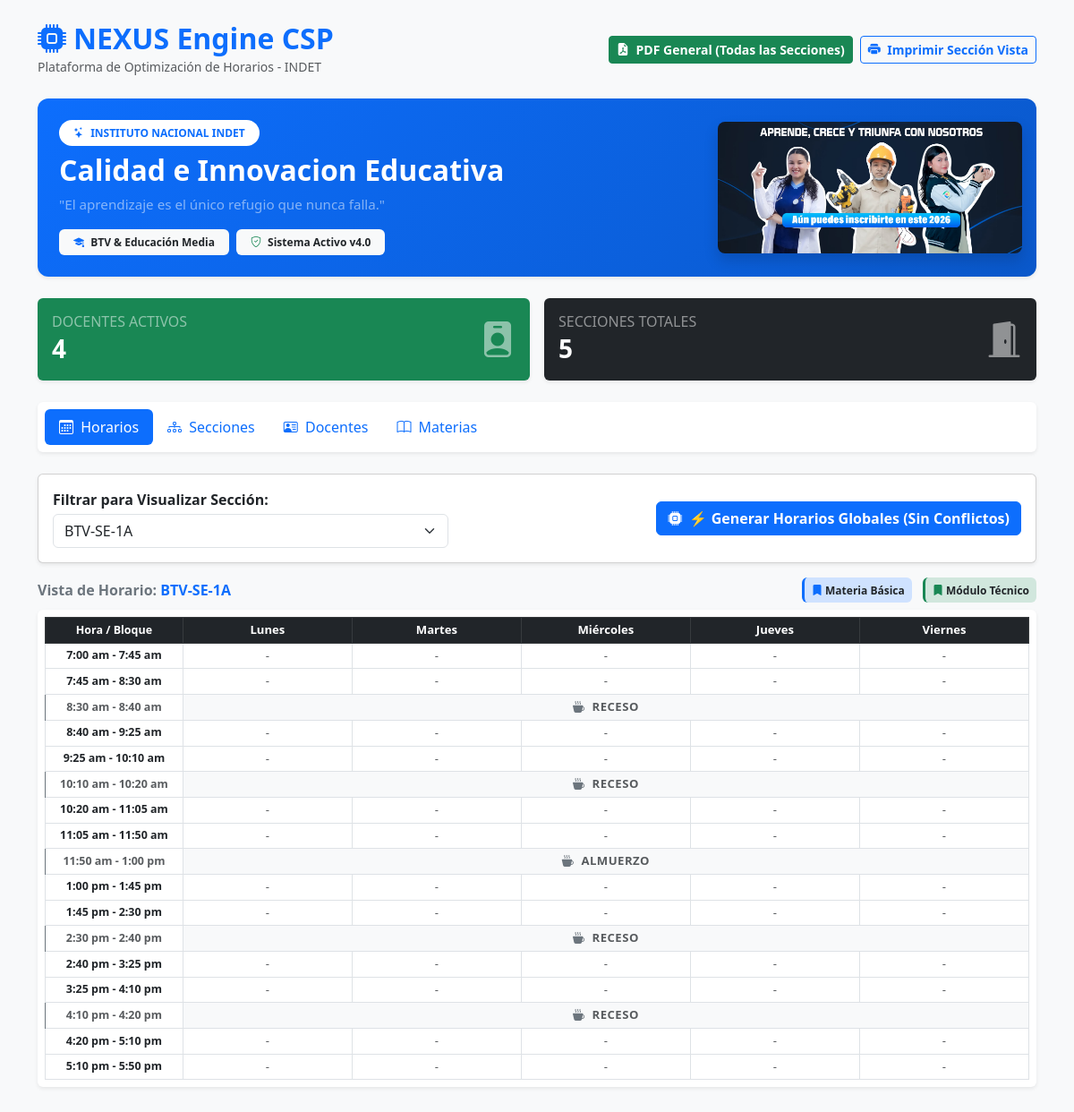
Before: / with the older database file.
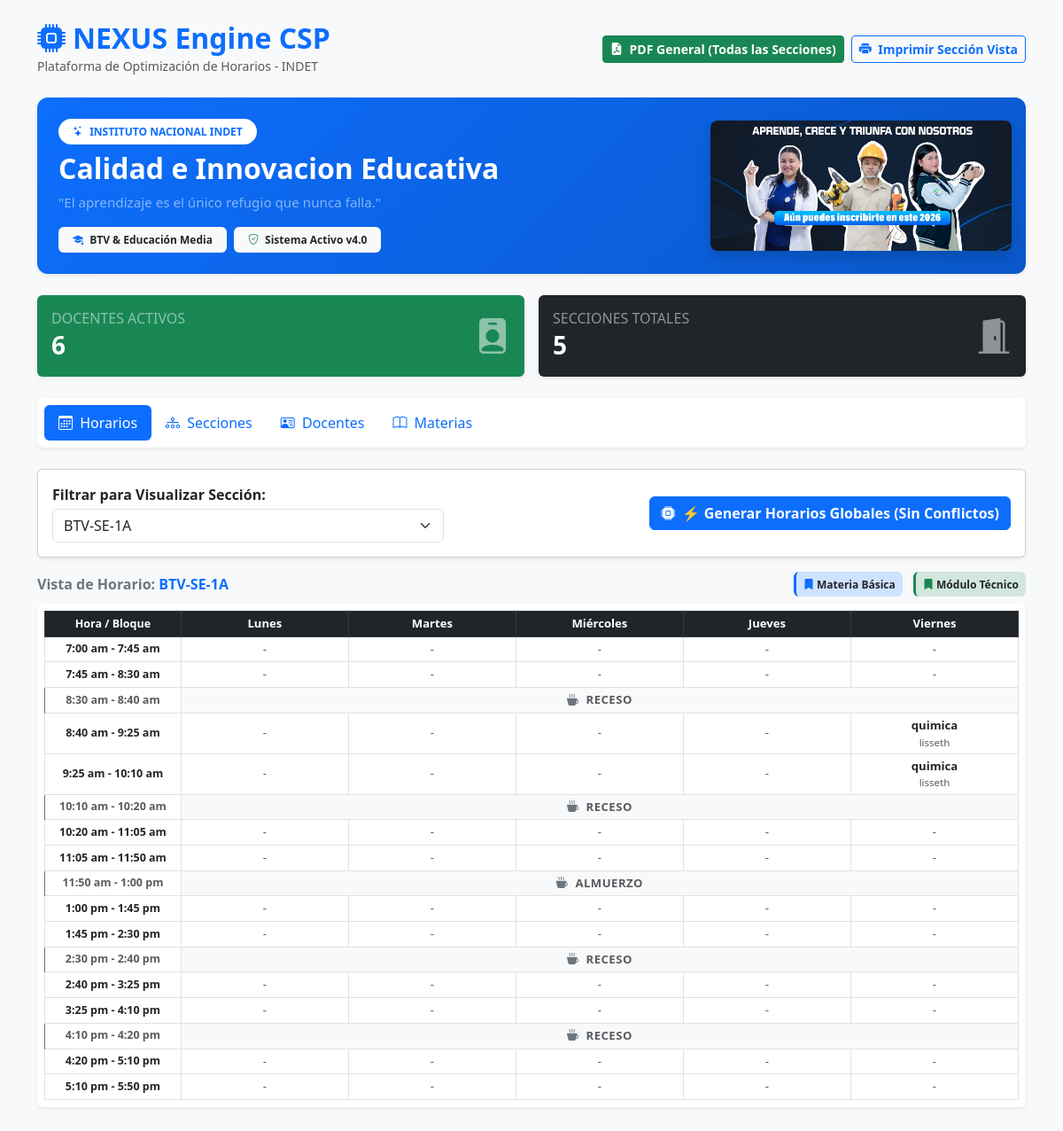
After: the same page with the newer database file.
### modulo_horarios/main.py (models this page shows)
class Seccion(SQLModel, table=True):
    id: Optional[int] = Field(default=None, primary_key=True)
    nombre: str
    modalidad: str
    anio: str

class Materia(SQLModel, table=True):
    id: Optional[int] = Field(default=None, primary_key=True)
    nombre: str
    tipo: str  # 'Básica' o 'Modular'

class Docente(SQLModel, table=True):
    id: Optional[int] = Field(default=None, primary_key=True)
    nombre: str
    correo_institucional: str
    turno_preferente: str
    dias_matutino: Optional[str] = None
    dias_vespertino: Optional[str] = None

### modulo_horarios/main.py (the view)
@app.get("/", response_class=HTMLResponse)
def index(
        request: Request,
        seccion_seleccionada: Optional[str] = None,
        seccion_estudiante: Optional[str] = None,
        session: Session = Depends(get_session)
):
    secciones = session.exec(select(Seccion)).all()
    lista_secciones = [s.nombre for s in secciones]
    seccion_actual = seccion_seleccionada if seccion_seleccionada else (
        lista_secciones[0] if lista_secciones else "Sin Secciones")
    sec_obj = session.exec(select(Seccion).where(Seccion.nombre == seccion_actual)).first()
    mantenimiento_dias = [
        ("lunes", "Lunes"),
        ("martes", "Martes"),
        ("miercoles", "Miércoles"),
        ("jueves", "Jueves"),
        ("viernes", "Viernes")
    ]
    tabla_horario = []
    for b in MEDIOS_BLOQUES:
        fila = {
            "hora": b["hora"],
            "es_pausa": b.get("es_pausa", False),
            "tipo_pausa": b.get("tipo_pausa", "")
        }
        for dia_clave, dia_bd in mantenimiento_dias:
            clase_data = {"materia": "-", "docente": "-", "tipo": "ninguno"}
            if sec_obj and not b.get("es_pausa"):
                clase = session.exec(
                    select(Horario).where(
                        Horario.seccion_id == sec_obj.id,
                        Horario.dia == dia_bd,
                        Horario.bloque_id == b["id"]
                    )
                ).first()
                if clase:
                    doc = session.get(Docente, clase.docente_id)
                    mat = session.get(Materia, clase.materia_id)
                    clase_data = {
                        "materia": mat.nombre if mat else "Desconocida",
                        "docente": doc.nombre if doc else "Desconocido",
                        "tipo": mat.tipo if mat else "Básica"
                    }
            fila[dia_clave] = clase_data
        tabla_horario.append(fila)
    docentes = session.exec(select(Docente)).all()
    materias = session.exec(select(Materia)).all()
    query_estudiantes = select(Estudiante)
    if seccion_estudiante and seccion_estudiante != "Todas":
        query_estudiantes = query_estudiantes.where(Estudiante.seccion == seccion_estudiante)
    estudiantes = session.exec(query_estudiantes).all()
    total_estudiantes_registrados = len(session.exec(select(Estudiante)).all())
    docentes_con_cargas = []
    for d in docentes:
        cargas_doc = session.exec(select(CargaAcademica).where(CargaAcademica.docente_id == d.id)).all()
        cargas_info = []
        for c in cargas_doc:
            s_item = session.get(Seccion, c.seccion_id)
            m_item = session.get(Materia, c.materia_id)
            cargas_info.append({
                "seccion": s_item,
                "materia": m_item,
                "medios_bloques_semanales": c.horas_semanales
            })
        docentes_con_cargas.append({
            "id": d.id,
            "nombre": d.nombre,
            "correo_institucional": d.correo_institucional,
            "turno_preferente": d.turno_preferente,
            "cargas": cargas_info
        })
    contexto = {
        "usuario": "admin",
        "rol": "Admin",
        "username": "admin",
        "secciones": secciones,
        "lista_secciones": lista_secciones,
        "seccion_actual": seccion_actual,
        "seccion_estudiante_filtro": seccion_estudiante or "Todas",
        "tabla_horario": tabla_horario,
        "docentes": docentes_con_cargas,
        "materias": materias,
        "estudiantes": estudiantes,
        "total_estudiantes": total_estudiantes_registrados,
        "total_docentes": len(docentes),
        "total_secciones": len(secciones),
        "alerta_cruce": False
    }
    return templates.TemplateResponse(
        request=request,
        name="index.html",
        context=contexto
    )

### modulo_horarios/templates/index.html (shortened to what this page needs)
<!DOCTYPE html>
<html lang="es">
<head>
    <link href="https://cdn.jsdelivr.net/npm/bootstrap@5.3.0/dist/css/bootstrap.min.css" rel="stylesheet">
    <link rel="stylesheet" href="https://cdn.jsdelivr.net/npm/bootstrap-icons@1.11.3/font/bootstrap-icons.css">
</head>
<body class="bg-light">
<div class="container pb-5 pt-4">
    <div class="d-flex justify-content-between align-items-center mb-4 no-print">
        <div>
            <h1 class="h2 fw-bold text-primary mb-0"><i class="bi bi-cpu-fill me-2"></i>NEXUS Engine CSP</h1>
            <small class="text-muted">Plataforma de Optimización de Horarios - INDET</small>
        </div>
        <div class="d-flex gap-2">
            <a href="/exportar_pdf_todos" class="btn btn-success btn-sm fw-bold" target="_blank">
                <i class="bi bi-file-earmark-pdf-fill me-1"></i> PDF General (Todas las Secciones)
            </a>
            <button id="btnImprimirHorario" onclick="window.print()" class="btn btn-outline-primary btn-sm fw-bold">
                <i class="bi bi-printer-fill me-1"></i> Imprimir Sección Vista
            </button>
        </div>
    </div>
    <div class="card border-0 shadow-sm overflow-hidden mb-4 no-print" style="border-radius: 12px; background: linear-gradient(135deg, #0d6efd 0%, #0a58ca 100%);">
        <div class="row g-0 align-items-center">
            <div class="col-md-8 p-4 text-white">
                <span class="badge bg-white text-primary mb-2 fw-bold text-uppercase px-3 py-2 rounded-pill" style="font-size: 0.75rem;">
                    <i class="bi bi-stars me-1"></i> INSTITUTO NACIONAL INDET
                </span>
                <h2 class="fw-bold mb-2">Calidad e Innovacion Educativa</h2>
                <p class="mb-3 text-white-50 lead" style="font-size: 0.95rem;">
                    "El aprendizaje es el único refugio que nunca falla."
                </p>
                <div class="d-flex align-items-center gap-2">
                    <span class="badge bg-light text-dark py-2 px-3"><i class="bi bi-mortarboard-fill text-primary me-1"></i> BTV & Educación Media</span>
                    <span class="badge bg-light text-dark py-2 px-3"><i class="bi bi-shield-check text-success me-1"></i> Sistema Activo v4.0</span>
                </div>
            </div>
            <div class="col-md-4 d-none d-md-block text-center p-3">
                <img src="../static/especialidades.png" alt="Especialidades INDET" class="img-fluid rounded-3 shadow" style="max-height: 160px; object-fit: cover; width: 100%;">
            </div>
        </div>
    </div>
    <div class="row g-3 mb-4 no-print">
        <div class="col-md-6">
            <div class="card bg-success text-white shadow-sm p-3 border-0">
                <div class="d-flex justify-content-between align-items-center">
                    <div>
                        <h6 class="text-white-50 text-uppercase mb-1">Docentes Activos</h6>
                        <h3 class="fw-bold mb-0">{{ total_docentes }}</h3>
                    </div>
                    <i class="bi bi-person-badge-fill fs-1 text-white-50"></i>
                </div>
            </div>
        </div>
        <div class="col-md-6">
            <div class="card bg-dark text-white shadow-sm p-3 border-0">
                <div class="d-flex justify-content-between align-items-center">
                    <div>
                        <h6 class="text-white-50 text-uppercase mb-1">Secciones Totales</h6>
                        <h3 class="fw-bold mb-0">{{ total_secciones }}</h3>
                    </div>
                    <i class="bi bi-door-open-fill fs-1 text-white-50"></i>
                </div>
            </div>
        </div>
    </div>
    <ul class="nav nav-pills mb-3 bg-white p-2 rounded shadow-sm no-print" id="nexusTab" role="tablist">
        <li class="nav-item"><button class="nav-link active" id="horario-tab" data-bs-toggle="tab" data-bs-target="#horario" type="button"><i class="bi bi-calendar3 me-1"></i> Horarios</button></li>
        <li class="nav-item"><button class="nav-link" id="secciones-tab" data-bs-toggle="tab" data-bs-target="#secciones" type="button"><i class="bi bi-diagram-3 me-1"></i> Secciones</button></li>
        <li class="nav-item"><button class="nav-link" id="docentes-tab" data-bs-toggle="tab" data-bs-target="#docentes" type="button"><i class="bi bi-person-vcard me-1"></i> Docentes</button></li>
        <li class="nav-item"><button class="nav-link" id="materias-tab" data-bs-toggle="tab" data-bs-target="#materias" type="button"><i class="bi bi-book me-1"></i> Materias</button></li>
    </ul>
    <div class="tab-content pt-2" id="nexusTabContent">
        <div class="tab-pane fade show active" id="horario" role="tabpanel">
            <div class="card shadow-sm p-3 mb-3 no-print">
                <div class="row align-items-center g-3">
                    <div class="col-md-5">
                        <form method="get" action="/">
                            <label for="seccion_seleccionada" class="form-label fw-bold mb-1">Filtrar para Visualizar Sección:</label>
                            <select name="seccion_seleccionada" id="seccion_seleccionada" class="form-select" onchange="this.form.submit()">
                                {% for sec in lista_secciones %}
                                    <option value="{{ sec }}" {% if sec == seccion_actual %}selected{% endif %}>{{ sec }}</option>
                                {% endfor %}
                            </select>
                        </form>
                    </div>
                    <div class="col-md-7 text-end d-flex justify-content-end align-items-center gap-2">
                        <form action="/generar_horarios_globales" method="post" class="m-0">
                            <button type="submit" class="btn btn-primary fw-bold">
                                <i class="bi bi-cpu-fill me-1"></i> ⚡ Generar Horarios Globales (Sin Conflictos)
                            </button>
                        </form>
                    </div>
                </div>
            </div>
            <div class="d-flex justify-content-between align-items-center mb-2 no-print">
                <span class="fw-bold text-secondary">Vista de Horario: <span class="text-primary">{{ seccion_actual }}</span></span>
                <div>
                    <span class="badge bg-basica text-dark p-2 me-2"><i class="bi bi-bookmark-fill text-primary"></i> Materia Básica</span>
                    <span class="badge bg-modular text-dark p-2"><i class="bi bi-bookmark-fill text-success"></i> Módulo Técnico</span>
                </div>
            </div>
            <div class="table-responsive bg-white rounded shadow-sm p-2">
                <table class="table table-bordered text-center align-middle mb-0 tabla-horario-compacta">
                    <thead class="table-dark">
                        <tr>
                            <th class="col-hora">Hora / Bloque</th>
                            <th class="col-dia">Lunes</th>
                            <th class="col-dia">Martes</th>
                            <th class="col-dia">Miércoles</th>
                            <th class="col-dia">Jueves</th>
                            <th class="col-dia">Viernes</th>
                        </tr>
                    </thead>
                    <tbody>
                        {% for fila in tabla_horario %}
                            {% if fila.es_pausa %}
                                <tr class="bg-custom-pause">
                                    <td class="col-hora fw-bold text-muted">{{ fila.hora }}</td>
                                    <td colspan="5" class="text-uppercase text-muted py-1 bg-light fw-bold" style="letter-spacing: 0.5px;">
                                        <i class="bi bi-cup-hot-fill me-1 text-secondary"></i> {{ fila.tipo_pausa }}
                                    </td>
                                </tr>
                            {% else %}
                                <tr>
                                    <td class="col-hora fw-bold">{{ fila.hora }}</td>
                                    {% for dia in ['lunes', 'martes', 'miercoles', 'jueves', 'viernes'] %}
                                        {% set clase = fila[dia] %}
                                        <td class="{% if clase.tipo == 'Modular' %}bg-modular{% elif clase.tipo == 'Básica' %}bg-basica{% endif %}">
                                            {% if clase.materia and clase.materia != '-' %}
                                                <div class="fw-bold text-dark">{{ clase.materia }}</div>
                                                <small class="text-muted d-block">{{ clase.docente }}</small>
                                            {% else %}
                                                <span class="text-muted">-</span>
                                            {% endif %}
                                        </td>
                                    {% endfor %}
                                </tr>
                            {% endif %}
                        {% endfor %}
                    </tbody>
                </table>
            </div>
        </div>
    </div>
</div>
</body>
</html>

### modulo_horarios/templates/index.html (style rules this page uses)
.bg-custom-pause { background-color: #f8f9fa; font-weight: bold; border-left: 3px solid #6c757d; }
.bg-modular { background-color: #d1e7dd; border-left: 3px solid #198754; }
.bg-basica { background-color: #cfe2ff; border-left: 3px solid #0d6efd; }
.tabla-horario-compacta { font-size: 0.82rem; }
.tabla-horario-compacta th, .tabla-horario-compacta td { padding: 4px 6px !important; vertical-align: middle; }
.col-hora { width: 14%; font-size: 0.78rem; }
.col-dia { width: 17.2%; }

Changed rows visible on the page:
added Materia: materia "quimica" "quimica"
added Docente: docente "lisseth" "lisseth"
Other visible differences:
{{ total_docentes }}: "4" → "6"
